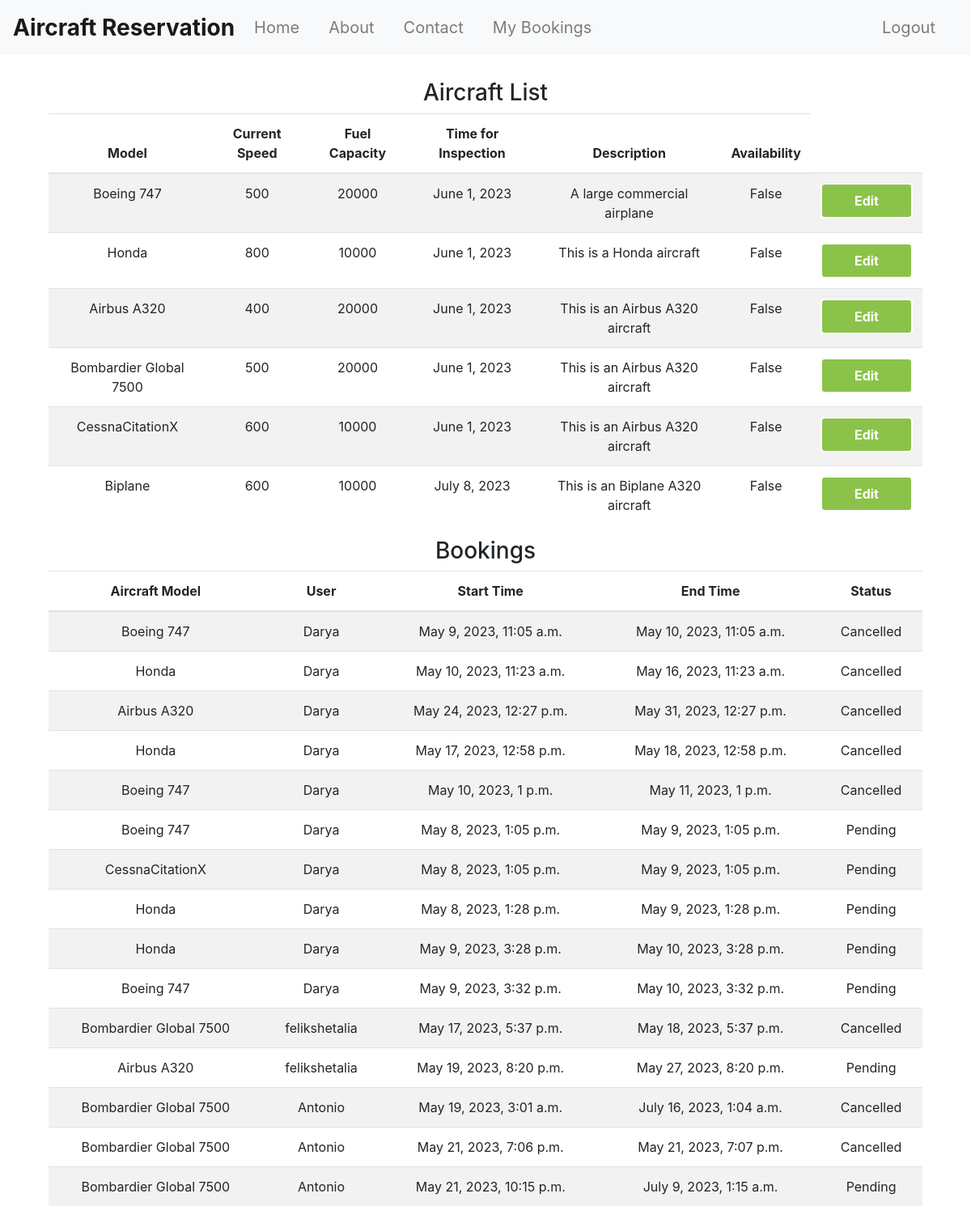
/engineer/ (signed in), run on an earlier commit of the app's database.
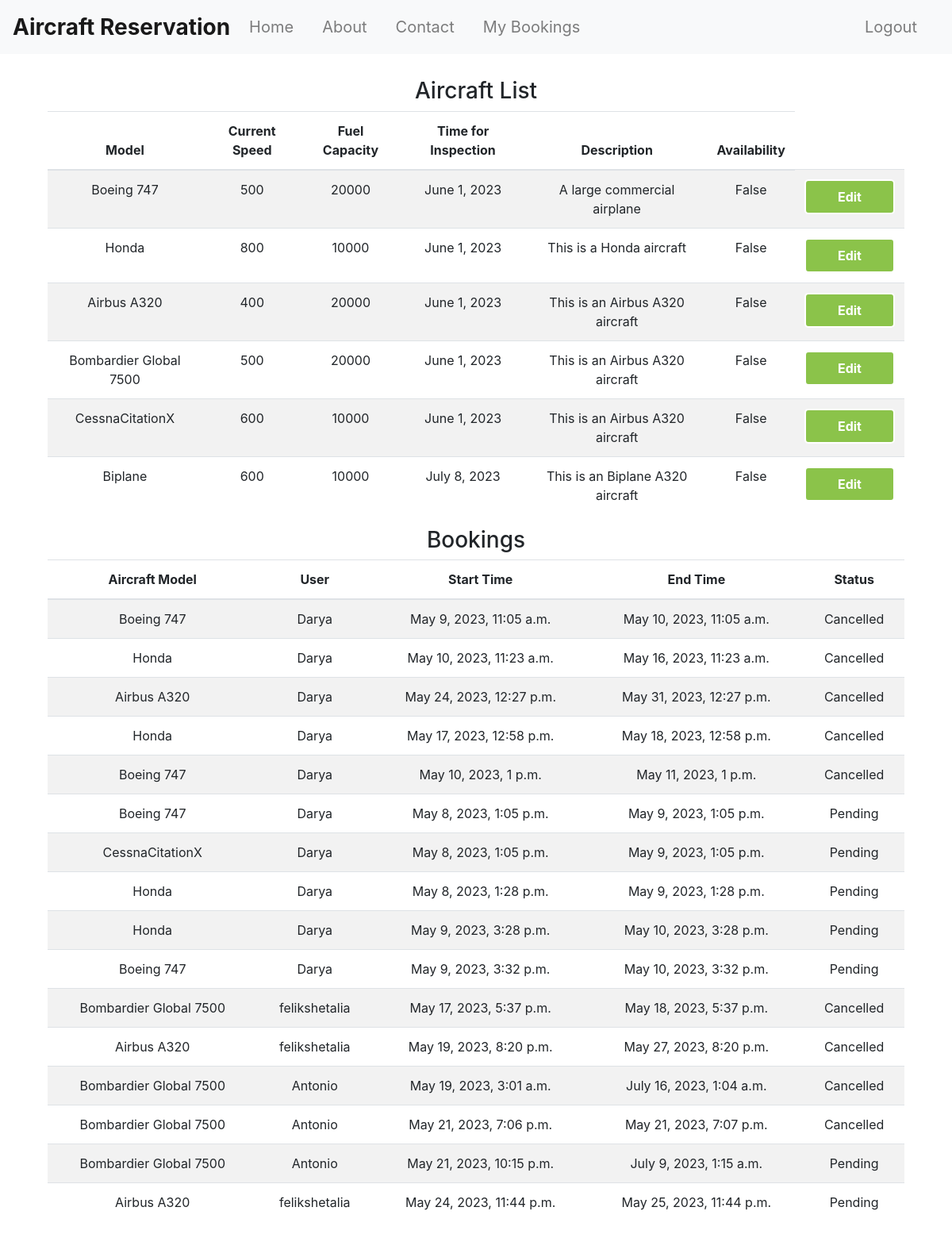
And on a later commit of the database.
### reservation/models.py (models this page shows)
class Aircraft(models.Model):
    id = models.BigAutoField(primary_key=True)
    currentSpeed = models.IntegerField()
    model = models.CharField(max_length = 50)
    fuelCapacity = models.IntegerField()
    timeForInspection = models.DateField()
    description = models.CharField(max_length=500, blank=True)
    image = models.ImageField(upload_to='static/Aircrafts_img/', blank=True, null=True)
    availability = models.BooleanField()
    country = models.CharField(max_length=100,default='Unknown')

class Booking(models.Model):
    STATUS_CHOICES = [
        ('Pending', 'Pending'),
        ('Confirmed', 'Confirmed'),
        ('Cancelled', 'Cancelled'),
        ('Completed', 'Completed'),
    ]
    aircraft = models.ForeignKey(Aircraft, on_delete=models.CASCADE)
    user = models.ForeignKey(User, on_delete=models.CASCADE)
    start_time = models.DateTimeField()
    end_time = models.DateTimeField()
    status = models.CharField(max_length=10, choices=STATUS_CHOICES, default='Pending')

### accounts/models.py (models this page shows, shortened)
class User(AbstractUser):
    id = models.AutoField(primary_key=True)
    is_user = models.BooleanField(default=False)
    is_engineer = models.BooleanField(default=False)
    is_admin = models.BooleanField(default=False)
    class Meta:
        pass

### reservation/views.py (the view)
# urls.py: path('engineer/', views.EngineerDashboard, name='engineer'),
@login_required
def EngineerDashboard(request):
    if request.method == 'GET':
        aircrafts = Aircraft.objects.order_by('timeForInspection')
        booking = Booking.objects.all()
        return render(request,'engineer/engineer.html', {'aircrafts': aircrafts , "booking_list":booking })

### templates/engineer/engineer.html (shortened to what this page needs)
{% extends 'base.html' %}
{% block content %}
  <div class="container text-center">
    <div class="row">
      <div class="col">
        <h3>Aircraft List</h3>
        <table class="table table-striped">
          <thead>
            <tr>
              <th>Model</th>
              <th>Current Speed</th>
              <th>Fuel Capacity</th>
              <th>Time for Inspection</th>
              <th>Description</th>
              <th>Availability</th>
            </tr>
          </thead>
          <tbody>
            {% for aircraft in aircrafts %}
            <tr>
              <td>{{ aircraft.model }}</td>
              <td>{{ aircraft.currentSpeed }}</td>
              <td>{{ aircraft.fuelCapacity }}</td>
              <td>{{ aircraft.timeForInspection }}</td>
              <td>{{ aircraft.description }}</td>
              <td>{{ aircraft.availability }}</td>
              <td>
                <button type="button" class="btn btn-dark">Edit</button>
              </td>
            </tr>
            {% endfor %}
          </tbody>
        </table>
      </div>
      <div class="col">
        <h3>Bookings</h3>
        <table class="table table-striped">
          <thead>
            <tr>
              <th>Aircraft Model</th>
              <th>User</th>
              <th>Start Time</th>
              <th>End Time</th>
              <th>Status</th>
            </tr>
          </thead>
          <tbody>
            {% for booking in booking_list %}
            <tr>
              <td>{{ booking.aircraft.model }}</td>
              <td>{{ booking.user.username }}</td>
              <td>{{ booking.start_time }}</td>
              <td>{{ booking.end_time }}</td>
              <td>{{ booking.status }}</td>
            </tr>
            {% endfor %}
          </tbody>
        </table>
      </div>
    </div>
  </div>
  {% endblock %}

What changed in the data, as far as the page shows it:
changed Booking "May 19, 2023, 8:20 p.m.": status "Pending" → "Cancelled"
added Booking: aircraft.model "Airbus A320", user.username "felikshetalia", start_time "May 24, 2023, 11:44 p.m.", end_time "May 25, 2023, 11:44 p.m.", status "Pending"
